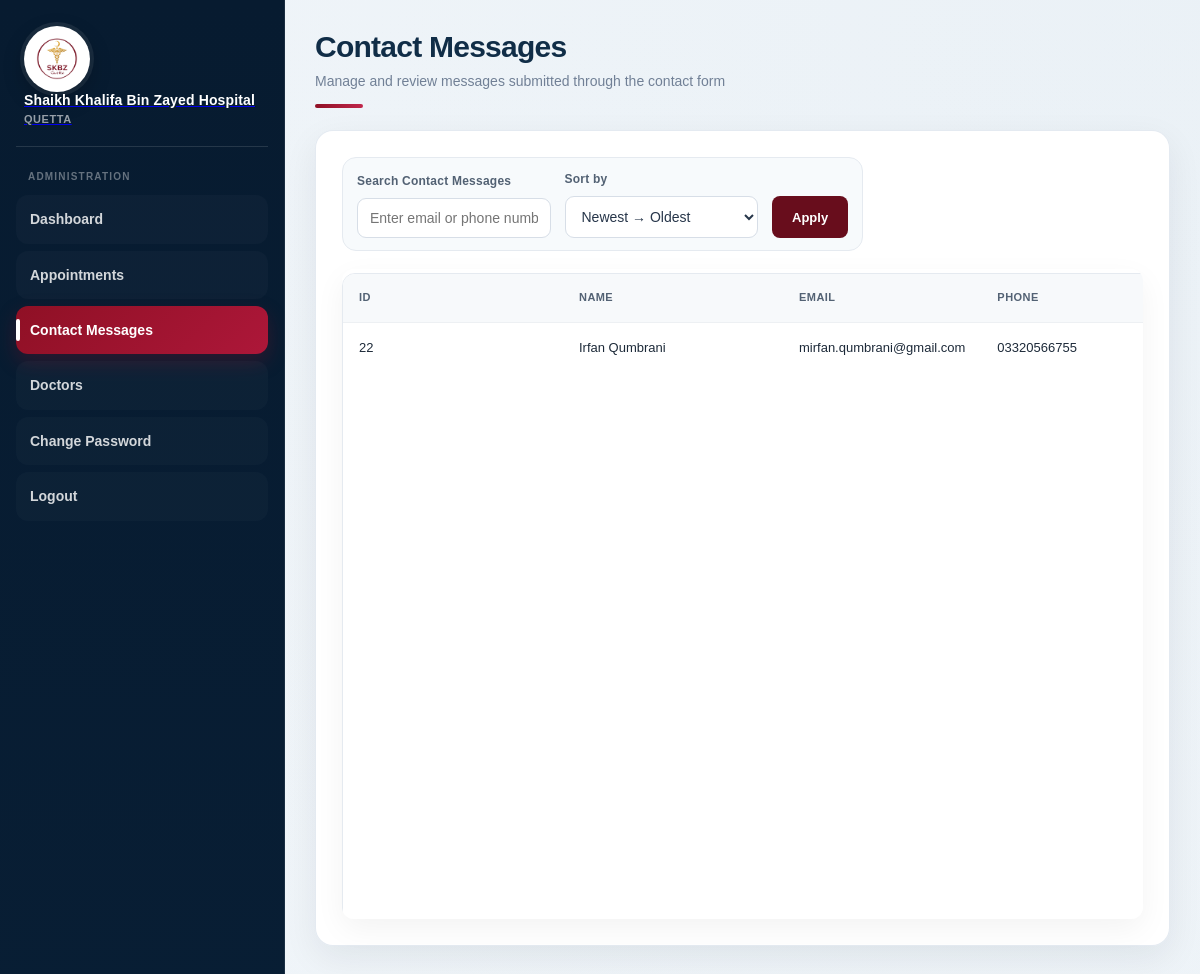
Screenshot of /admin/contact-messages.php (signed in) with the database file from the repository.
### tables this page shows
CREATE TABLE `contact_messages` (
  `message_id` int(11) NOT NULL,
  `full_name` varchar(100) NOT NULL,
  `email` varchar(150) NOT NULL,
  `phone` varchar(30) DEFAULT NULL,
  `subject` varchar(150) NOT NULL,
  `message` text NOT NULL,
  `status` enum('new','read') NOT NULL DEFAULT 'new',
  `created_at` timestamp NOT NULL DEFAULT current_timestamp()
);

### admin/contact-messages.php (the view, shortened to what this page needs)
<?php
require_once __DIR__ . "/auth.php";
$search = trim($_GET['search'] ?? "");
$sortOrder = $_GET['sort_by'] ?? "newest_first";
$sql = "
    SELECT
        message_id,
        full_name AS name,
        email,
        phone,
        subject,
        message,
        status,
        created_at
    FROM contact_messages
";
$params = [];
if ($sortOrder === "oldest_first") {
    $sql .= "
        ORDER BY created_at ASC
    ";
} else {
    $sql .= "
        ORDER BY created_at DESC
    ";
}
$stmt = $pdo->prepare($sql);
$stmt->execute($params);
$messages = $stmt->fetchAll();
?>
<!DOCTYPE html>
<html lang="en">
<head>
    <link rel="stylesheet" href="../Style.css">
</head>
<body class="admin-page-body">
    <div class="admin-shell admin-app">
        <aside class="sidebar">
            <div class="brand">
                <a href="../index.html">
                    <div class="brand-badge">
                        <img src="../images/logo.png" alt="Shaikh Khalifa Bin Zayed Hospital logo">
                    </div>
                    <div class="brand-text">
                        <div class="brand-title">
                            Shaikh Khalifa Bin Zayed Hospital
                        </div>
                        <div class="brand-location">
                            Quetta
                        </div>
                    </div>
                </a>
            </div>
            <nav class="nav">
                <div class="nav-label">
                    Administration
                </div>
                <a href="dashboard.php">
                    Dashboard
                </a>
                <a href="appointments.php">
                    Appointments
                </a>
                <a class="active" href="contact-messages.php">
                    Contact Messages
                </a>
                <a href="doctors.php">
                    Doctors
                </a>
                <a href="change-password.php">
                    Change Password
                </a>
                <a href="logout.php">
                    Logout
                </a>
            </nav>
        </aside>
        <main class="content">
            <div class="page-header">
                <div class="page-title-area">
                    <h1>
                        Contact Messages
                    </h1>
                    <p>
                        Manage and review messages submitted through the contact form
                    </p>
                    <div class="page-header-line"></div>
                </div>
            </div>
            <div class="card">
                <div class="dashboard-toolbar appointment-toolbar">
                    <form method="GET" action="contact-messages.php" class="filter-bar compact-filter-bar">
                        <div class="filter-field appointment-search-field">
                            <label for="appointment-search">
                                Search Contact Messages
                            </label>
                            <input type="text" id="appointment-search" name="search" value="<?php echo htmlspecialchars(
                                $search,
                                ENT_QUOTES,
                                'UTF-8'
                            ); ?>" placeholder="Enter email or phone number..." autocomplete="off">
                        </div>
                        <div class="filter-field">
                            <label class="sort_by">
                                Sort by
                            </label>
                            <select name="sort_by" id="sort_by">
                                <option value="newest_first" <?php echo $sortOrder === "newest_first" ? "selected" : ""; ?>>
                                    Newest → Oldest
                                </option>
                            </select>
                        </div>
                        <button type="submit" class="appointment-search-btn">
                            Apply
                        </button>
                    </form>
                </div>
                <div class="contact-table-window">
                    <table class="admin-table">
                        <thead>
                            <tr>
                                <th>ID</th>
                                <th>Name</th>
                                <th>Email</th>
                                <th>Phone</th>
                            </tr>
                        </thead>
                        <tbody>
                            <?php if (empty($messages)): ?>
                                <tr>
                                    <td colspan="8">
                                        <?php if ($search !== ""): ?>
                                            No contact messages found for
                                            "<?php echo htmlspecialchars(
                                                $search,
                                                ENT_QUOTES,
                                                'UTF-8'
                                            ); ?>".
                                        <?php else: ?>
                                            No contact messages found.
                                        <?php endif; ?>
                                    </td>
                                </tr>
                            <?php else: ?>
                                <?php foreach ($messages as $message): ?>
                                    <tr>
                                        <td>
                                            <?php
                                            echo htmlspecialchars(
                                                $message['message_id'],
                                                ENT_QUOTES,
                                                'UTF-8'
                                            );
                                            ?>
                                        </td>
                                        <td>
                                            <?php
                                            echo htmlspecialchars(
                                                $message['name'],
                                                ENT_QUOTES,
                                                'UTF-8'
                                            );
                                            ?>
                                        </td>
                                        <td>
                                            <?php
                                            echo htmlspecialchars(
                                                $message['email'],
                                                ENT_QUOTES,
                                                'UTF-8'
                                            );
                                            ?>
                                        </td>
                                        <td>
                                            <?php
                                            echo htmlspecialchars(
                                                $message['phone'] ?? 'N/A',
                                                ENT_QUOTES,
                                                'UTF-8'
                                            );
                                            ?>
                                        </td>
                                    </tr>
                                <?php endforeach; ?>
                            <?php endif; ?>
                        </tbody>
                    </table>
                </div>
            </div>
        </main>
    </div>
</body>
</html>

### rows the page displays
contact_messages: message_id "22", full_name "Irfan Qumbrani", email "mirfan.qumbrani@gmail.com", phone "03320566755"
